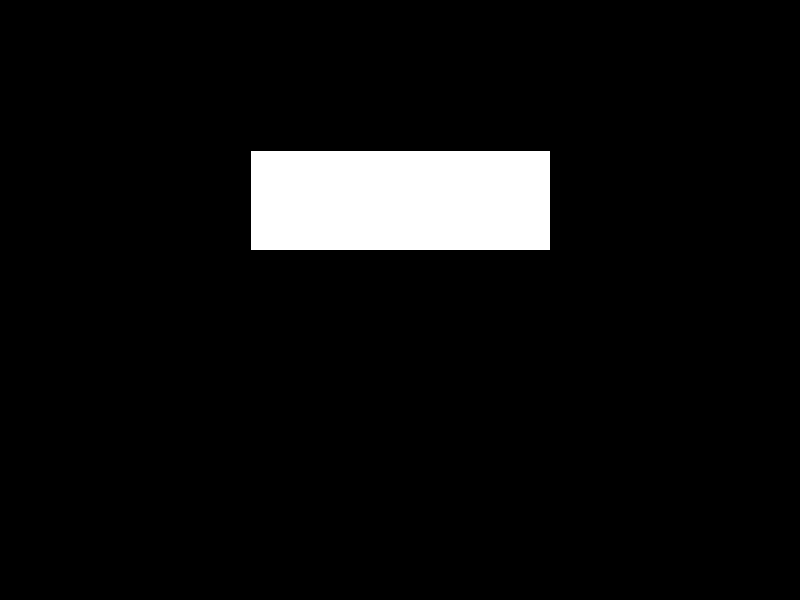
Frame 1 (no input)
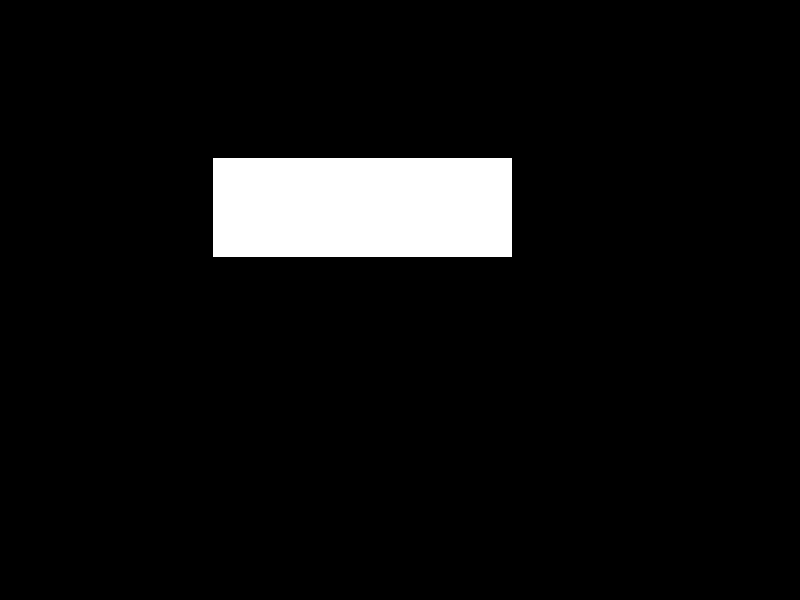
Frame 60 (the mouse pressed at the canvas centre just before this capture)
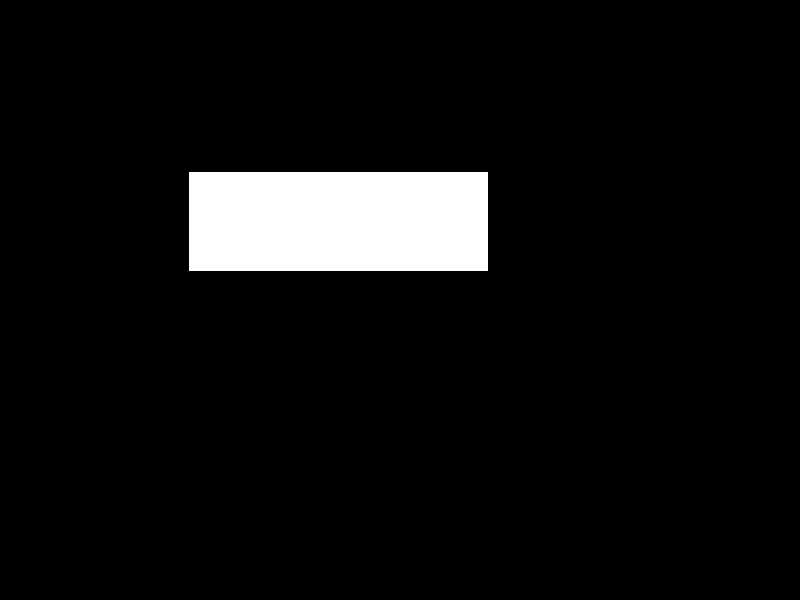
Frame 120 (the mouse held since frame 60 and released just before this capture)

The Processing sketch that drew these frames (run headless with seeded random() and noise(); from frame 60 on, the mouse is pressed at the canvas centre):

// Processing sketch: CircleMovement
// ── CircleMovement.pde
float angle = 0, ray = 100;
PVector position;

void setup() {
  size(800, 600);
  position = new PVector(width/2 - 150, height/2);
  //rectMode(CENTER);
}

void draw() {
  background(0);
  position = new PVector((sin(angle) * ray) + width/2-150, (cos(angle) * -ray) + height/2-50);
  rect(position.x, position.y, 300, 100);
  angle += 0.1;
}
